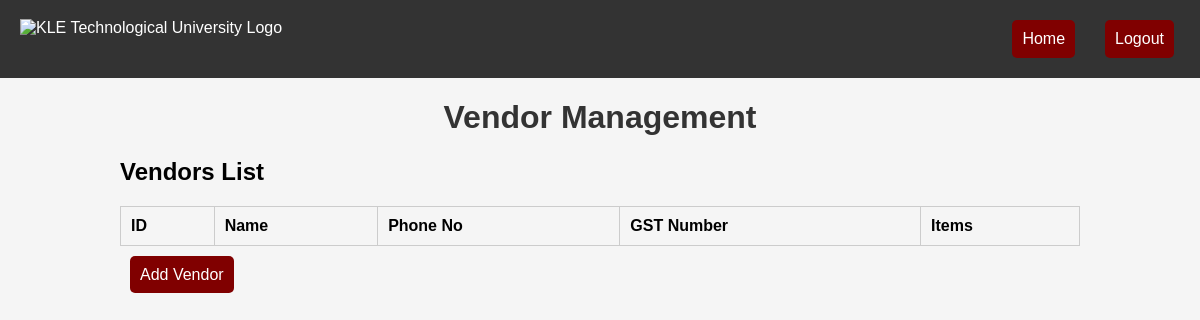
The page /vendor-management-dashboard/ on the database as committed earlier.
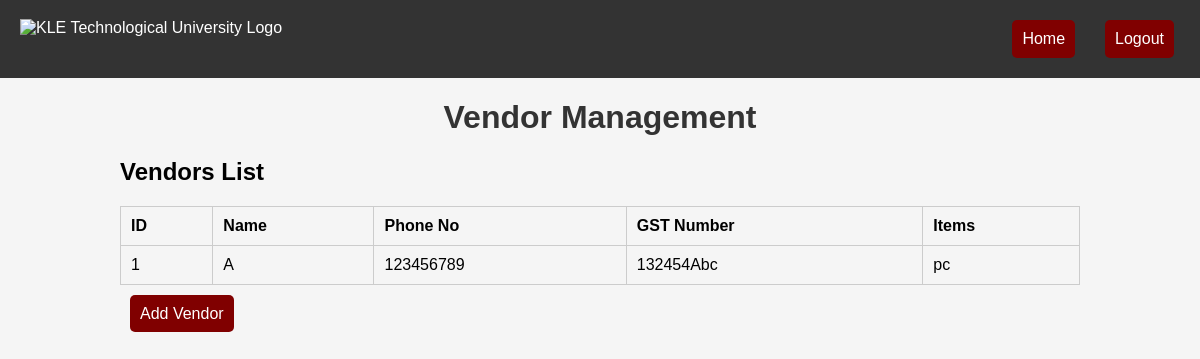
The same page on the database as committed later.
### vmdashboard/models.py (models this page shows, shortened)
class Vendor(models.Model):
    name = models.CharField(max_length=100)
    address = models.TextField()
    phone_number = models.CharField(max_length=15)
    gst_number = models.CharField(max_length=15)
    items = models.CharField(max_length=255)

### vmdashboard/views.py (the view)
# urls.py: path('', views.vendor_list, name='vendor_list'),
def vendor_list(request):
    vendors = Vendor.objects.all()
    return render(request, 'vmdashboard/vendor_list.html', {'vendors': vendors})

### vmdashboard/templates/vmdashboard/vendor_list.html (shortened to what this page needs)
<!DOCTYPE html>
<html>
<head>
    {% load static %}
    <link rel="stylesheet" href="{% static '/css/header.css' %}">
</head>
<body>
    {% include 'header.html' %}
    <h1>Vendor Management</h1>
    <div class="vendor-list">
        <h2>Vendors List</h2>
        <table>
            <tr>
                <th>ID</th>
                <th>Name</th>
                <th>Phone No</th>
                <th>GST Number</th>
                <th>Items</th>
            </tr>
            {% for vendor in vendors %}
                <tr>
                    <td>{{ vendor.id }}</td>
                    <td>{{ vendor.name }}</td>
                    <td>{{ vendor.phone_number }}</td>
                    <td>{{ vendor.gst_number }}</td>
                    <td>{{ vendor.items }}</td>
                </tr>
            {% endfor %}
        </table>
        <a href="{% url 'vmdashboard:add_vendor' %}">Add Vendor</a>
    </div>
</body>
</html>

Rows that differ between the two databases and show on the page:
added Vendor: id "1", name "A", phone_number "123456789", gst_number "132454Abc", items "pc"
